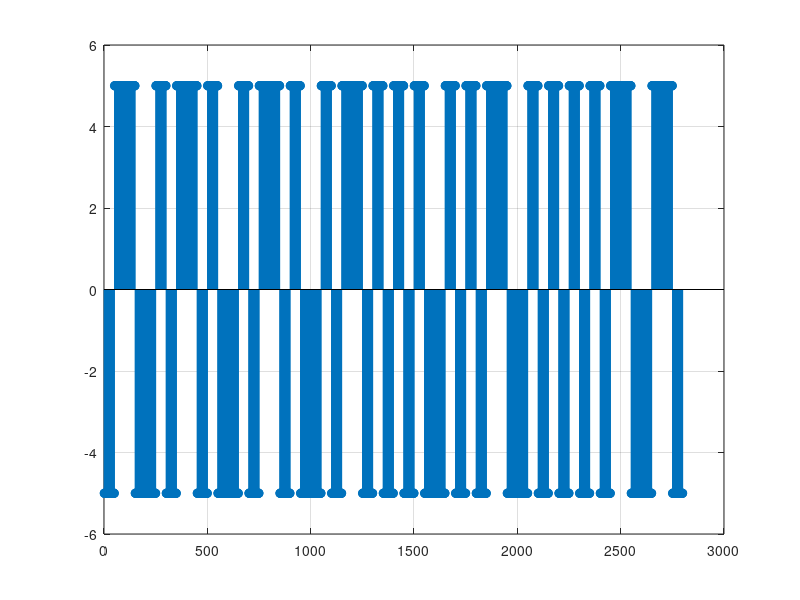

Recreate this plot in MATLAB.
X=[0 0 0 1 0 1 0 1 0 1 0 1 0 1 1 1 0 1 1 0 0 1 1 1 1 0 0 0];
i = 100;
encode(1:50) = -5;
encode(51:100) = 5;
for x = 2:length(X)
    if X(x) == 0
            encode(i+1:i+50) = encode(i);
            encode(i+51:i+100) = -encode(i);
    else
        if X(x) == 1
            encode(i+1:i+50) = -encode(i);
            encode(i+51:i+100) = encode(i);
        end
    end
    i = i+100;
end
length(encode())
stem(encode())
grid on
